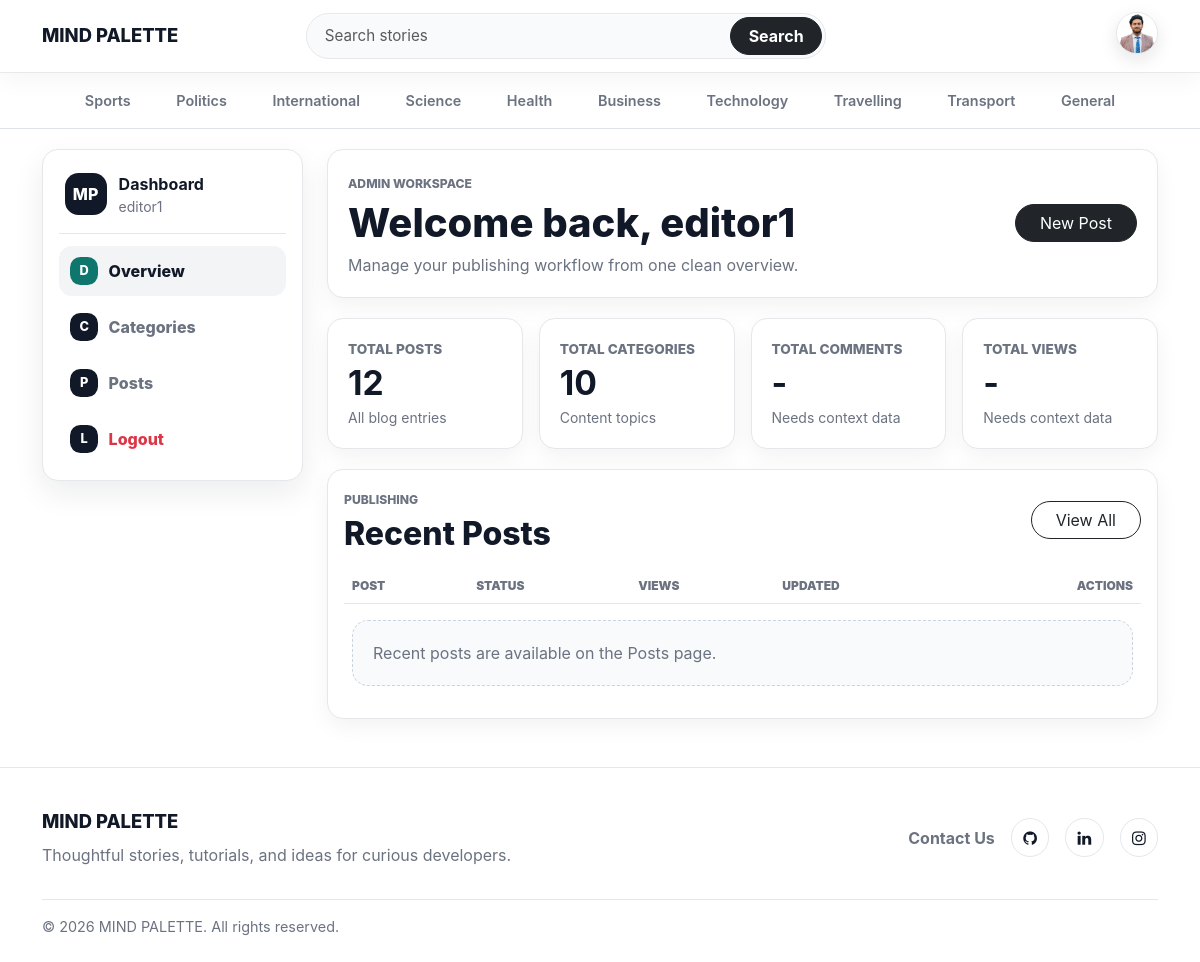
Page /dashboard/ (signed in) on the committed database.
### blogs/models.py (models this page shows, shortened)
class Profile(models.Model):
    user = models.OneToOneField(User, on_delete=models.CASCADE)
    profile_picture = models.ImageField(upload_to='profiles/%Y/%m/%d/', blank=True, null=True)
    bio = models.TextField(blank=True, null=True)
    github = models.URLField(blank=True, null=True)
    linkedin = models.URLField(blank=True, null=True)
    website = models.URLField(blank=True, null=True)
    created_at = models.DateTimeField(auto_now_add=True)
    updated_at = models.DateTimeField(auto_now=True)

class Category(models.Model):
    category_name = models.CharField(max_length=80, unique=True)
    created_at = models.DateTimeField(auto_now_add=True)
    updated_at = models.DateTimeField(auto_now=True)
    class Meta:
        verbose_name_plural = 'Categories'

### about/models.py (models this page shows, shortened)
class SocialLinks(models.Model):
    platform = models.CharField(max_length=30)
    link = models.URLField(max_length=150)
    created_at = models.DateTimeField(auto_now_add=True)
    updated_at = models.DateTimeField(auto_now=True)

### dashboards/views.py (the view)
# urls.py: path('dashboard/', include('dashboards.urls')),
@login_required(login_url='login')
def dashboard(request):
    category_count = Category.objects.all().count()
    blogs_count = Blog.objects.all().count()
    post = Blog.objects.all()
    context ={
        'category_count' : category_count,
        'blogs_count' : blogs_count,
        'post':post,
    }
    return render(request, 'dashboard/dashboard.html', context)

### blogs/context_processors.py (called while the page is built)
def get_categories(request):
    categories = Category.objects.all()
    return dict (categories=categories)

def get_SocialLinks(request):
    social_links = SocialLinks.objects.all()
    return dict(social_links = social_links)

def get_profile(request):
    profile = None
    if request.user.is_authenticated:
        profile, _ = Profile.objects.get_or_create(user=request.user)
    return dict(profile=profile)

### templates/dashboard/dashboard.html
{% extends 'base.html' %}
{% block content %}
<div class="dashboard-layout row g-4">
    {% include 'dashboard/sidebar.html' %}
    <section class="col-lg-9">
        <div class="dashboard-main">
            <div class="dashboard-topbar">
                <div>
                    <span class="section-kicker">Admin Workspace</span>
                    <h1>Welcome back, {{ user.username }}</h1>
                    <p>Manage your publishing workflow from one clean overview.</p>
                </div>
                <a href="{% url 'add_post' %}" class="btn btn-dark rounded-pill px-4">New Post</a>
            </div>
            <div class="row g-3 dashboard-stats">
                <div class="col-sm-6 col-xl-3">
                    <div class="dashboard-stat-card">
                        <span>Total Posts</span>
                        <strong>{{ blogs_count }}</strong>
                        <small>All blog entries</small>
                    </div>
                </div>
                <div class="col-sm-6 col-xl-3">
                    <div class="dashboard-stat-card">
                        <span>Total Categories</span>
                        <strong>{{ category_count }}</strong>
                        <small>Content topics</small>
                    </div>
                </div>
                <div class="col-sm-6 col-xl-3">
                    <div class="dashboard-stat-card">
                        <span>Total Comments</span>
                        <strong>-</strong>
                        <small>Needs context data</small>
                    </div>
                </div>
                <div class="col-sm-6 col-xl-3">
                    <div class="dashboard-stat-card">
                        <span>Total Views</span>
                        <strong>-</strong>
                        <small>Needs context data</small>
                    </div>
                </div>
            </div>
            <section class="dashboard-panel">
                <div class="dashboard-panel-header">
                    <div>
                        <span class="section-kicker">Publishing</span>
                        <h2>Recent Posts</h2>
                    </div>
                    <a href="{% url 'posts' %}" class="btn btn-outline-dark rounded-pill px-4">View All</a>
                </div>
                <div class="table-responsive">
                    <table class="table dashboard-table align-middle mb-0">
                        <thead>
                            <tr>
                                <th>Post</th>
                                <th>Status</th>
                                <th>Views</th>
                                <th>Updated</th>
                                <th class="text-end">Actions</th>
                            </tr>
                        </thead>
                        <tbody>
                            {% for post in posts|slice:":5" %}
                            <tr>
                                <td>
                                    <div class="table-title">{{ post.title }}</div>
                                    <small>{{ post.category }} · {{ post.author }}</small>
                                </td>
                                <td><span class="status-pill">{{ post.status }}</span></td>
                                <td>{{ post.views }}</td>
                                <td>{{ post.updated_at|date:"M d, Y" }}</td>
                                <td class="text-end">
                                    <a href="{% url 'edit_post' post.id %}" class="btn btn-sm btn-outline-dark rounded-pill">Edit</a>
                                    <a href="{% url 'delete_post' post.id %}" class="btn btn-sm btn-outline-danger rounded-pill">Delete</a>
                                </td>
                            </tr>
                            {% empty %}
                            <tr>
                                <td colspan="5">
                                    <div class="empty-state">
                                        Recent posts are available on the Posts page.
                                    </div>
                                </td>
                            </tr>
                            {% endfor %}
                        </tbody>
                    </table>
                </div>
            </section>
        </div>
    </section>
</div>
{% endblock %}

### templates/base.html (shortened to what this page needs)
{% load static %}
<!DOCTYPE html>
<html lang="en">
<head>
    <link href="https://cdn.jsdelivr.net/npm/bootstrap@5.3.7/dist/css/bootstrap.min.css" rel="stylesheet">
    <link rel="stylesheet" href="https://cdnjs.cloudflare.com/ajax/libs/font-awesome/4.7.0/css/font-awesome.min.css">
    <link href="{% static 'css/blog.css' %}" rel="stylesheet">
</head>
<body>
    <header class="site-navbar sticky-top bg-white">
        <nav class="navbar navbar-expand-lg">
            <div class="container">
                <a class="navbar-brand site-brand" href="/">
                    MIND PALETTE
                </a>
                <div class="collapse navbar-collapse" id="mainNavbar">
                    <form class="site-search mx-lg-auto my-3 my-lg-0" action="{% url 'search' %}" method="GET">
                        <div class="input-group">
                            <input type="text" name="keyword" class="form-control" placeholder="Search stories"
                                   aria-label="Search stories" required>
                            <button class="btn btn-dark" type="submit">
                                Search
                            </button>
                        </div>
                    </form>
                    <div class="navbar-actions d-flex align-items-center justify-content-lg-end gap-2">
                        {% if not user.is_authenticated %}
                        <a class="btn btn-link nav-auth-link" href="{% url 'login' %}">
                            Login
                        </a>
                        <a class="btn btn-dark nav-register-btn" href="{% url 'register' %}">
                            Register
                        </a>
                        {% else %}
                        <div class="dropdown">
                            <a class="navbar-avatar dropdown-toggle" href="#" role="button" id="profileDropdown"
                               data-bs-toggle="dropdown" aria-expanded="false">
                                <img src="{% if profile and profile.profile_picture %}{{ profile.profile_picture.url }}{% else %}{% static 'images/default-avatar.png' %}{% endif %}"
                                     alt="{{ user.username }}" class="avatar-img">
                            </a>
                        </div>
                        {% endif %}
                    </div>
                </div>
            </div>
        </nav>
    </header>
    <div class="topic-nav bg-white border-bottom">
        <div class="container">
            <nav class="nav flex-nowrap overflow-auto py-2" aria-label="Blog categories">
                {% for category in categories %}
                <a class="topic-link" href="{% url 'posts_by_category' category.id %}">
                    {{ category.category_name }}
                </a>
                {% endfor %}
            </nav>
        </div>
    </div>
    <main class="site-main">
        <div class="container">
            {% block content %}
            {% endblock %}
        </div>
    </main>
    <footer class="site-footer">
        <div class="container">
            <div class="row gy-4 align-items-center">
                <div class="col-lg-6">
                    <a class="footer-brand" href="/">MIND PALETTE</a>
                    <p class="footer-copy mb-0">
                        Thoughtful stories, tutorials, and ideas for curious developers.
                    </p>
                </div>
                <div class="col-lg-6">
                    <div class="footer-links justify-content-lg-end ">
                        <a class="mt-2" href="{% url 'contact_entry' %}">Contact Us</a>
                        {% for i in social_links %}
                        <a href="{{ i.link }}" target="_blank" rel="noopener noreferrer" class="social-icon-link" aria-label="{{ i.platform }}">
                            {% if i.platform|lower == 'github' %}
                            <i class="fa fa-github" aria-hidden="true"></i>
                            {% elif i.platform|lower == 'linkedin' %}
                            <i class="fa fa-linkedin" aria-hidden="true"></i>
                            {% elif i.platform|lower == 'instagram' %}
                            <i class="fa fa-instagram" aria-hidden="true"></i>
                            {% else %}
                            <i class="fa fa-link" aria-hidden="true"></i>
                            {% endif %}
                        </a>
                        {% endfor %}
                    </div>
                </div>
            </div>
            <div class="footer-bottom">
                <span>&copy; 2026 MIND PALETTE. All rights reserved.</span>
            </div>
        </div>
    </footer>
</body>
</html>

### templates/dashboard/sidebar.html (shortened to what this page needs)
<aside class="col-lg-3">
    <div class="dashboard-sidebar">
        <div class="dashboard-sidebar-header">
            <span class="dashboard-icon">MP</span>
            <div>
                <strong>Dashboard</strong>
                <small>{{ user.username }}</small>
            </div>
        </div>
        <nav class="dashboard-nav" aria-label="Dashboard navigation">
            <a href="{% url 'dashboard' %}"
               class="dashboard-nav-link {% if '/dashboard/' == request.path %}active{% endif %}">
                <span class="nav-icon">D</span>
                Overview
            </a>
            <a href="{% url 'categories' %}"
               class="dashboard-nav-link {% if '/categories/' in request.path %}active{% endif %}">
                <span class="nav-icon">C</span>
                Categories
            </a>
            <a href="{% url 'posts' %}"
               class="dashboard-nav-link {% if '/posts/' in request.path %}active{% endif %}">
                <span class="nav-icon">P</span>
                Posts
            </a>
            <a href="{% url 'logout' %}" class="dashboard-nav-link text-danger">
                <span class="nav-icon">L</span>
                Logout
            </a>
        </nav>
    </div>
</aside>

### rows in the picture
Profile: profile_picture (picture)
Category: category_name "Sports"
Category: category_name "Politics"
Category: category_name "International"
Category: category_name "Science"
Category: category_name "Health"
Category: category_name "Business"
Category: category_name "Technology"
Category: category_name "Travelling"
Category: category_name "Transport"
Category: category_name "General"
SocialLinks: platform "GitHub" (drawn)
SocialLinks: platform "LinkedIn" (drawn)
SocialLinks: platform "Instagram" (drawn)

### other values in the picture
{{ user.username }} "editor1"
{{ blogs_count }} "12"
{{ category_count }} "10"
